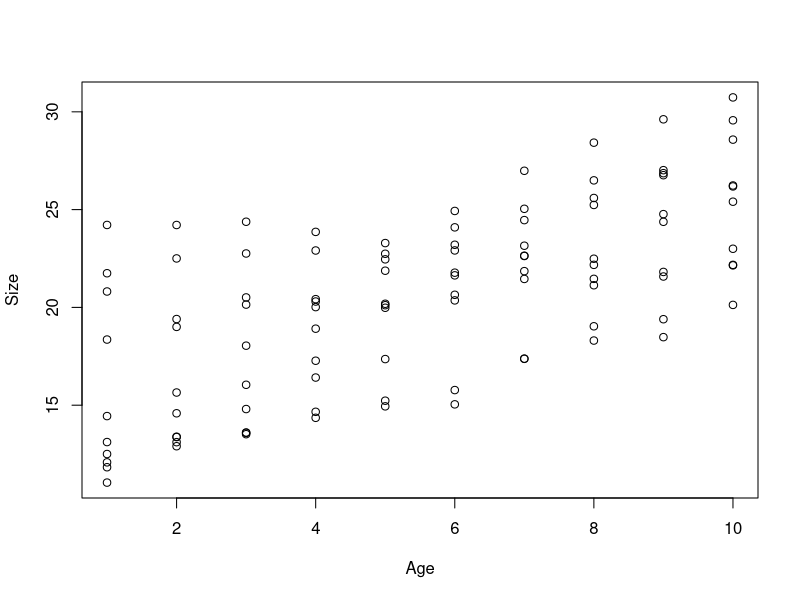
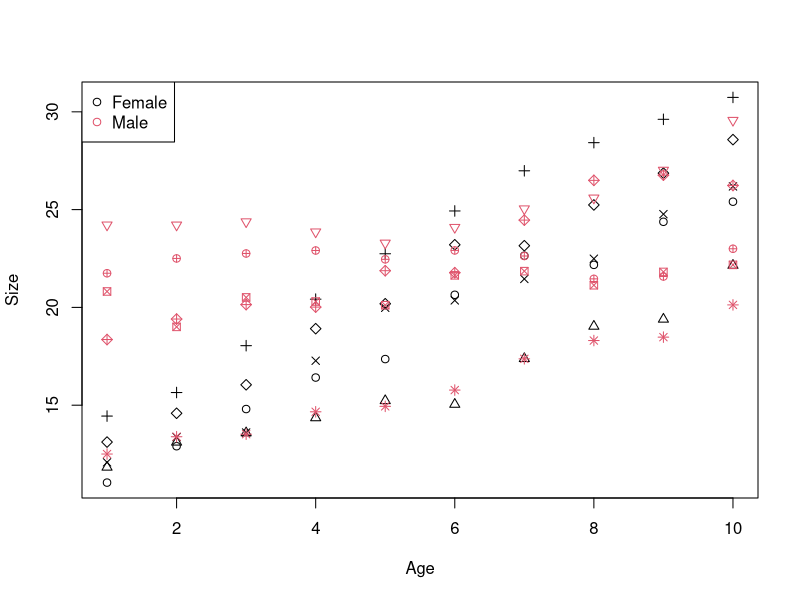

Generate these figures, in order, with R: (Note: this script raises an error after producing the figures.)

#  NRES 710, Nested Designs (cont.)
#     University of Nevada, Reno
#     Split-plot designs

# Load the data
datum <- read.csv("lecture_19_dataset1.csv")

# Examine it
head(datum, 10)

# Linear-mixed effects model w/ random effect of field
library(nlme)
results <- lme(Biomass ~ Bison + Fertilizer + Water, data = datum, random = ~1|Field)
summary(results)
# 72 observations with 6 groups (fields)... does not account for pseudoreplication properly, we need better nesting

### Split-plot Design
# Linear-mixed effects model w/ random, nested effects
results2 <- lme(Biomass ~ Bison + Fertilizer + Water, data = datum, random = ~1|Field/Bison/Fertilizer)
summary(results2)
# The random effects are nested with field > bison > fertilizer. Water is not included, because it is our 'ultimate sample' and therefore is the residual error. We only have one sample for each water plot, so we can't disentangle error due to water measurements being different from residual error.

# Linear-mixed effects model w/ random, nested effects
results3 <- lme(Biomass ~ Bison + Fertilizer + Water, data = datum, random = ~1|Field/Bison/Fertilizer/Water)
summary(results3)
# Water is included when it was not needed to be included.

# Help file for lme()
help(lme)
# Notice the optimMethod -- an alternative optimization methods that allows you to change how it recognizes the correct degrees of freedom.

### Nested ANCOVA Design
# Read the data
datum <- read.csv("lecture_19_dataset2.csv")

# Examine
head(datum, 15)

# Plot it
plot(Size ~ Age, data = datum)
# You can almost see that there are ten individuals here....

# Plot with points colored by sex and shaped by individual... a bit messy, but:
plot(Size ~ Age, data = datum, pch = as.numeric(datum$Individual), col = as.numeric(datum$Male) + 1)
legend("topleft", legend = c("Female", "Male"), pch = c(21, 21), col = c(1, 2))

# LME with Age and Sex fixed effects and random effect of individual (repeated measures!)
library(nlme)
results <- lme(Size ~ Age + Male, data = datum, random = ~1|Individual)
summary(results)

# LME with Age, Sex, and Age*Sex fixed effects and random effect of individual (repeated measures!)
library(nlme)
results2 <- lme(Size ~ Age + Male + Age:Male, data = datum, random = ~1|Individual)
summary(results2)

################### 'Truth' #################### 
### Lecture 19: code to simulate data for class

### Dataset 1
# Simulate split-plot design data w/ three fixed effects: bison, fertilizer, water split across 6 fields
set.seed(123)

# Fields
n_fields <- 6
n_bison <- 2
n_fertilizer <- 2
n_water <- 3
Field <- sort(rep(rep(1:n_fields, n_bison*n_fertilizer*n_water)))

# Bison
Bison <- rep(sort(rep(c(0, 1), n_fertilizer*n_water)), n_fields)

# Fertilizer
Fertilizer <- rep(sort(rep(c(0, 1), n_water)), n_fields)

# Water
Water <- rep(c("Low", "Medium", "High"), n_fields * n_bison * n_fertilizer)
Water <- factor(Water, levels = c("Low", "Medium", "High"))
dummy <- data.frame(model.matrix(~ Water - 1))

# Field error
FieldError <- rep(rnorm(n_fields, 0, 1), each = n_bison * n_fertilizer * n_water)

# Bison error
BisonError <- rep(rnorm(n_bison * n_fields, 0, 2), each = n_fertilizer * n_water)

# Fertilizer error
FertilizerError <- rep(rnorm(n_fertilizer * n_bison * n_fields, 0, 2), each = n_water)

# Residual error
Error <- rnorm(length(Field), 0, 1)

# Response variable -- biomass
Biomass <- 20 + 10*Bison + 10*Fertilizer + 10*dummy$WaterMedium + 10*dummy$WaterHigh + FieldError + BisonError + FertilizerError + Error

# Save the data
datum <- data.frame(Field = Field, Bison = Bison, Fertilizer = Fertilizer, Water = Water, WaterMed = dummy$WaterMedium, WaterHigh = dummy$WaterHigh, FieldError = FieldError, BisonError = BisonError, FertError = FertilizerError, Error = Error, Biomass = Biomass)

# Save the data
write.csv(datum, "../datasets/lecture_19_dataset1.csv", row.names = FALSE)


### Dataset 2
# Body size as a function of age and sex in multiple individuals
# Set the seed for reproducibility
set.seed(123)

# Individuals
n_individuals <- 10
n_samples <- 10
Individual <- sort(rep(1:n_individuals, n_samples))

# Sex
Male <- c(rep(rep(0, n_samples), n_individuals/2), rep(rep(1, n_samples), n_individuals/2))

# Age
Age <- rep(seq(1, n_samples, 1), n_individuals)

# Error due to individual
IndError <- rep(rnorm(n_individuals, 0, 3), each = n_samples)

# Error within individual (residual error)
# Simulate autocorrelated error - each value using the mean of the previous value
Error <- matrix(NA, length(Age), 1)
Error[1,1] <- rnorm(1, mean = 0, sd = 1)
for (i in 2:length(Age)){
  Error[i,1] <- rnorm(1, mean = Error[i-1, 1], sd = 1)
}

# Response variable - Size
Size <- 10 + 1.5*Age + 5*Male + -1*Male*Age + IndError + Error

# Save the data
datum <- data.frame(Individual = Individual, Age = Age, Male = Male, IndError = IndError, Error = Error, Size = Size)

# Save the data
write.csv(datum, "../datasets/lecture_19_dataset2.csv", row.names = FALSE)
